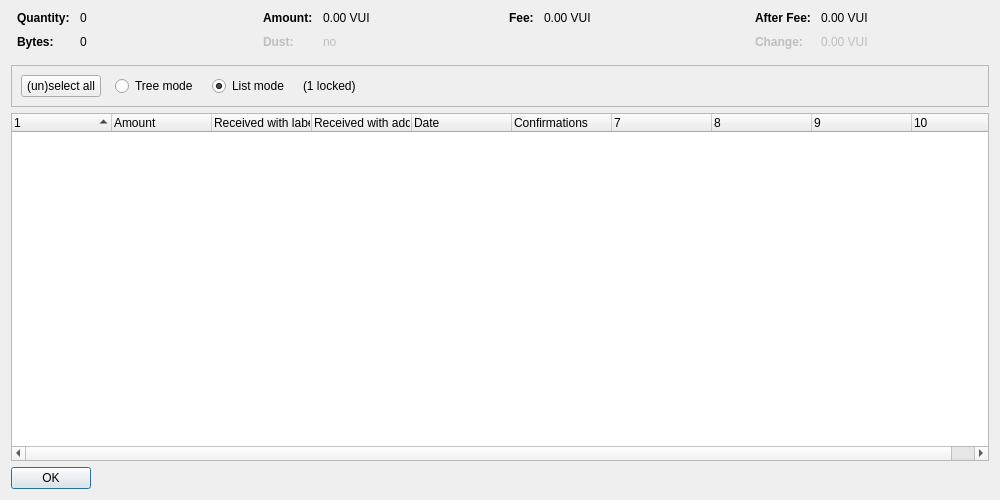
<?xml version="1.0" encoding="UTF-8"?>
<ui version="4.0">
 <class>CoinControlDialog</class>
 <widget class="QDialog" name="CoinControlDialog">
  <property name="geometry">
   <rect>
    <x>0</x>
    <y>0</y>
    <width>1000</width>
    <height>500</height>
   </rect>
  </property>
  <property name="windowTitle">
   <string>Coin Selection</string>
  </property>
  <layout class="QVBoxLayout" name="verticalLayout">
   <item>
    <layout class="QHBoxLayout" name="horizontalLayoutTop" stretch="0,0,0,0">
     <property name="topMargin">
      <number>0</number>
     </property>
     <property name="bottomMargin">
      <number>10</number>
     </property>
     <item>
      <layout class="QFormLayout" name="formLayoutCoinControl1">
       <property name="horizontalSpacing">
        <number>10</number>
       </property>
       <property name="verticalSpacing">
        <number>10</number>
       </property>
       <property name="leftMargin">
        <number>6</number>
       </property>
       <property name="rightMargin">
        <number>6</number>
       </property>
       <item row="0" column="0">
        <widget class="QLabel" name="labelCoinControlQuantityText">
         <property name="font">
          <font>
           <weight>75</weight>
           <bold>true</bold>
          </font>
         </property>
         <property name="text">
          <string>Quantity:</string>
         </property>
        </widget>
       </item>
       <item row="0" column="1">
        <widget class="QLabel" name="labelCoinControlQuantity">
         <property name="cursor">
          <cursorShape>IBeamCursor</cursorShape>
         </property>
         <property name="contextMenuPolicy">
          <enum>Qt::ActionsContextMenu</enum>
         </property>
         <property name="text">
          <string notr="true">0</string>
         </property>
         <property name="textInteractionFlags">
          <set>Qt::LinksAccessibleByMouse|Qt::TextSelectableByKeyboard|Qt::TextSelectableByMouse</set>
         </property>
        </widget>
       </item>
       <item row="1" column="0">
        <widget class="QLabel" name="labelCoinControlBytesText">
         <property name="font">
          <font>
           <weight>75</weight>
           <bold>true</bold>
          </font>
         </property>
         <property name="text">
          <string>Bytes:</string>
         </property>
        </widget>
       </item>
       <item row="1" column="1">
        <widget class="QLabel" name="labelCoinControlBytes">
         <property name="cursor">
          <cursorShape>IBeamCursor</cursorShape>
         </property>
         <property name="contextMenuPolicy">
          <enum>Qt::ActionsContextMenu</enum>
         </property>
         <property name="text">
          <string notr="true">0</string>
         </property>
         <property name="textInteractionFlags">
          <set>Qt::LinksAccessibleByMouse|Qt::TextSelectableByKeyboard|Qt::TextSelectableByMouse</set>
         </property>
        </widget>
       </item>
      </layout>
     </item>
     <item>
      <layout class="QFormLayout" name="formLayoutCoinControl2">
       <property name="horizontalSpacing">
        <number>10</number>
       </property>
       <property name="verticalSpacing">
        <number>10</number>
       </property>
       <property name="leftMargin">
        <number>6</number>
       </property>
       <property name="rightMargin">
        <number>6</number>
       </property>
       <item row="0" column="0">
        <widget class="QLabel" name="labelCoinControlAmountText">
         <property name="font">
          <font>
           <weight>75</weight>
           <bold>true</bold>
          </font>
         </property>
         <property name="text">
          <string>Amount:</string>
         </property>
        </widget>
       </item>
       <item row="0" column="1">
        <widget class="QLabel" name="labelCoinControlAmount">
         <property name="cursor">
          <cursorShape>IBeamCursor</cursorShape>
         </property>
         <property name="contextMenuPolicy">
          <enum>Qt::ActionsContextMenu</enum>
         </property>
         <property name="text">
          <string notr="true">0.00 VUI</string>
         </property>
         <property name="textInteractionFlags">
          <set>Qt::LinksAccessibleByMouse|Qt::TextSelectableByKeyboard|Qt::TextSelectableByMouse</set>
         </property>
        </widget>
       </item>
       <item row="1" column="0">
        <widget class="QLabel" name="labelCoinControlLowOutputText">
         <property name="enabled">
          <bool>false</bool>
         </property>
         <property name="font">
          <font>
           <weight>75</weight>
           <bold>true</bold>
          </font>
         </property>
         <property name="text">
          <string>Dust:</string>
         </property>
        </widget>
       </item>
       <item row="1" column="1">
        <widget class="QLabel" name="labelCoinControlLowOutput">
         <property name="enabled">
          <bool>false</bool>
         </property>
         <property name="cursor">
          <cursorShape>IBeamCursor</cursorShape>
         </property>
         <property name="contextMenuPolicy">
          <enum>Qt::ActionsContextMenu</enum>
         </property>
         <property name="text">
          <string notr="true">no</string>
         </property>
         <property name="textInteractionFlags">
          <set>Qt::LinksAccessibleByMouse|Qt::TextSelectableByKeyboard|Qt::TextSelectableByMouse</set>
         </property>
        </widget>
       </item>
      </layout>
     </item>
     <item>
      <layout class="QFormLayout" name="formLayoutCoinControl3">
       <property name="horizontalSpacing">
        <number>10</number>
       </property>
       <property name="verticalSpacing">
        <number>10</number>
       </property>
       <property name="leftMargin">
        <number>6</number>
       </property>
       <property name="rightMargin">
        <number>6</number>
       </property>
       <item row="0" column="0">
        <widget class="QLabel" name="labelCoinControlFeeText">
         <property name="font">
          <font>
           <weight>75</weight>
           <bold>true</bold>
          </font>
         </property>
         <property name="text">
          <string>Fee:</string>
         </property>
        </widget>
       </item>
       <item row="0" column="1">
        <widget class="QLabel" name="labelCoinControlFee">
         <property name="cursor">
          <cursorShape>IBeamCursor</cursorShape>
         </property>
         <property name="contextMenuPolicy">
          <enum>Qt::ActionsContextMenu</enum>
         </property>
         <property name="text">
          <string notr="true">0.00 VUI</string>
         </property>
         <property name="textInteractionFlags">
          <set>Qt::LinksAccessibleByMouse|Qt::TextSelectableByKeyboard|Qt::TextSelectableByMouse</set>
         </property>
        </widget>
       </item>
      </layout>
     </item>
     <item>
      <layout class="QFormLayout" name="formLayoutCoinControl4">
       <property name="horizontalSpacing">
        <number>10</number>
       </property>
       <property name="verticalSpacing">
        <number>10</number>
       </property>
       <property name="leftMargin">
        <number>6</number>
       </property>
       <property name="rightMargin">
        <number>6</number>
       </property>
       <item row="0" column="0">
        <widget class="QLabel" name="labelCoinControlAfterFeeText">
         <property name="font">
          <font>
           <weight>75</weight>
           <bold>true</bold>
          </font>
         </property>
         <property name="text">
          <string>After Fee:</string>
         </property>
        </widget>
       </item>
       <item row="0" column="1">
        <widget class="QLabel" name="labelCoinControlAfterFee">
         <property name="cursor">
          <cursorShape>IBeamCursor</cursorShape>
         </property>
         <property name="contextMenuPolicy">
          <enum>Qt::ActionsContextMenu</enum>
         </property>
         <property name="text">
          <string notr="true">0.00 VUI</string>
         </property>
         <property name="textInteractionFlags">
          <set>Qt::LinksAccessibleByMouse|Qt::TextSelectableByKeyboard|Qt::TextSelectableByMouse</set>
         </property>
        </widget>
       </item>
       <item row="1" column="0">
        <widget class="QLabel" name="labelCoinControlChangeText">
         <property name="enabled">
          <bool>false</bool>
         </property>
         <property name="font">
          <font>
           <weight>75</weight>
           <bold>true</bold>
          </font>
         </property>
         <property name="text">
          <string>Change:</string>
         </property>
        </widget>
       </item>
       <item row="1" column="1">
        <widget class="QLabel" name="labelCoinControlChange">
         <property name="enabled">
          <bool>false</bool>
         </property>
         <property name="cursor">
          <cursorShape>IBeamCursor</cursorShape>
         </property>
         <property name="contextMenuPolicy">
          <enum>Qt::ActionsContextMenu</enum>
         </property>
         <property name="text">
          <string notr="true">0.00 VUI</string>
         </property>
         <property name="textInteractionFlags">
          <set>Qt::LinksAccessibleByMouse|Qt::TextSelectableByKeyboard|Qt::TextSelectableByMouse</set>
         </property>
        </widget>
       </item>
      </layout>
     </item>
    </layout>
   </item>
   <item>
    <widget class="QFrame" name="frame">
     <property name="minimumSize">
      <size>
       <width>0</width>
       <height>40</height>
      </size>
     </property>
     <property name="frameShape">
      <enum>QFrame::StyledPanel</enum>
     </property>
     <property name="frameShadow">
      <enum>QFrame::Sunken</enum>
     </property>
     <layout class="QHBoxLayout" name="horizontalLayout">
      <item>
       <layout class="QHBoxLayout" name="horizontalLayoutPanel" stretch="0,0,0,0,0">
        <property name="spacing">
         <number>14</number>
        </property>
        <item>
         <widget class="QPushButton" name="pushButtonSelectAll">
          <property name="sizePolicy">
           <sizepolicy hsizetype="Maximum" vsizetype="Fixed">
            <horstretch>0</horstretch>
            <verstretch>0</verstretch>
           </sizepolicy>
          </property>
          <property name="text">
           <string>(un)select all</string>
          </property>
          <property name="autoDefault">
           <bool>false</bool>
          </property>
         </widget>
        </item>
        <item>
         <widget class="QRadioButton" name="radioTreeMode">
          <property name="sizePolicy">
           <sizepolicy hsizetype="Maximum" vsizetype="Fixed">
            <horstretch>0</horstretch>
            <verstretch>0</verstretch>
           </sizepolicy>
          </property>
          <property name="text">
           <string>Tree mode</string>
          </property>
         </widget>
        </item>
        <item>
         <widget class="QRadioButton" name="radioListMode">
          <property name="sizePolicy">
           <sizepolicy hsizetype="Maximum" vsizetype="Fixed">
            <horstretch>0</horstretch>
            <verstretch>0</verstretch>
           </sizepolicy>
          </property>
          <property name="text">
           <string>List mode</string>
          </property>
          <property name="checked">
           <bool>true</bool>
          </property>
         </widget>
        </item>
        <item>
         <widget class="QLabel" name="labelLocked">
          <property name="text">
           <string notr="true">(1 locked)</string>
          </property>
         </widget>
        </item>
        <item>
         <spacer name="horizontalSpacer">
          <property name="orientation">
           <enum>Qt::Horizontal</enum>
          </property>
          <property name="sizeHint" stdset="0">
           <size>
            <width>40</width>
            <height>20</height>
           </size>
          </property>
         </spacer>
        </item>
       </layout>
      </item>
     </layout>
    </widget>
   </item>
   <item>
    <widget class="CoinControlTreeWidget" name="treeWidget">
     <property name="contextMenuPolicy">
      <enum>Qt::CustomContextMenu</enum>
     </property>
     <property name="sortingEnabled">
      <bool>false</bool>
     </property>
     <property name="columnCount">
      <number>10</number>
     </property>
     <attribute name="headerShowSortIndicator" stdset="0">
      <bool>true</bool>
     </attribute>
     <attribute name="headerStretchLastSection">
      <bool>false</bool>
     </attribute>
     <column>
      <property name="text">
       <string/>
      </property>
     </column>
     <column>
      <property name="text">
       <string>Amount</string>
      </property>
     </column>
     <column>
      <property name="text">
       <string>Received with label</string>
      </property>
     </column>
     <column>
      <property name="text">
       <string>Received with address</string>
      </property>
     </column>
     <column>
      <property name="text">
       <string>Date</string>
      </property>
     </column>
     <column>
      <property name="text">
       <string>Confirmations</string>
      </property>
      <property name="toolTip">
       <string>Confirmed</string>
      </property>
     </column>
     <column>
      <property name="text">
       <string/>
      </property>
     </column>
     <column>
      <property name="text">
       <string/>
      </property>
     </column>
     <column>
      <property name="text">
       <string/>
      </property>
     </column>
     <column>
      <property name="text">
       <string/>
      </property>
     </column>
    </widget>
   </item>
   <item>
    <widget class="QDialogButtonBox" name="buttonBox">
     <property name="sizePolicy">
      <sizepolicy hsizetype="Maximum" vsizetype="Fixed">
       <horstretch>0</horstretch>
       <verstretch>0</verstretch>
      </sizepolicy>
     </property>
     <property name="orientation">
      <enum>Qt::Horizontal</enum>
     </property>
     <property name="standardButtons">
      <set>QDialogButtonBox::Ok</set>
     </property>
    </widget>
   </item>
  </layout>
 </widget>
 <customwidgets>
  <customwidget>
   <class>CoinControlTreeWidget</class>
   <extends>QTreeWidget</extends>
   <header>coincontroltreewidget.h</header>
  </customwidget>
 </customwidgets>
 <resources/>
 <connections/>
</ui>
